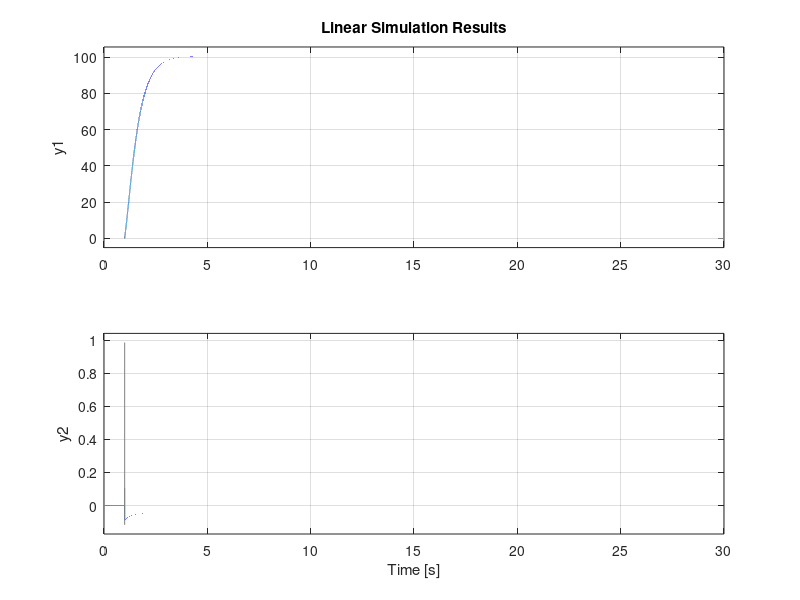

Write MATLAB code to recreate this figure.
%constantes
clear; clc; cla
%Constantes
fb=50; %frecuencia base
wb=2*pi*fb;%fercuencia angular base
Rs=0.004;
Rr=0.000549;
Xm=3.95279;
Rfd=0.2696;
Rkd=0.2696;
Xd=0.453;
Rkq2= 0.00549;
Rkq1= 0.00549;
Xmd=0.2;
Xmq=0.2;
Xss=0.4;
Xrr=0.0549;
Xkq1=0.549;
Xkq2=0.549;
Xkd=2696;
Xq=0.453;
Xfd=0.2696;

s= -0.0051; %para cada network


%condiciones
wr=1.29;
a=-0.1169; %Vds de cada caso
b=0.986; %Vqs de cada caso
c=0.105; %Vdr de cada caso




%dependientes
ws= wr/(s-1);%velocidad angular del estator
alpha1=(Xss*Xrr)-(s*(Xm)^2);
alpha2=Xm^2-s*Xss*Xrr;
Bs=Xm*Xss*(1-s);
Br=Xm*Xrr*(1-s);
o=(1-Xm^2)/(Xss*Xrr);
X1d=Xfd-Xmd^2/Xd;
X1q=Xkq1-Xmq^2/Xq;
X2d=Xmd-Xmd^2/Xd;
X2q=Xmq-Xmq^2/Xq;
X3d=Xkd-Xmd^2/Xd;
X3q=Xkq2^2-Xmq*Xq;
o1d=X1d*X3d-X2d^2;
o1q=X1q*X3q-X2q^2;

Xod=1/(Xd*o1d);
Xoq=1/(Xq*o1q);

o2d=Xfd*Xkd-Xmd^2;
o2q=Xkq1*Xkq2-Xmq^2;
o3d=Xmd*Xkd-Xmd^2;
o3q=Xmq*Xkq2-Xmq^2;
o4d=Xmd*Xfd-Xmd^2;
o4q=Xmq*Xkq1-Xmq^2;




A=[-wb*Rs*o2d*Xod,wr*Xq*o2d*Xod,-wb*Rfd*o3d*Xod,-wb*Rkd*o4d*Xod,-wr*Xmq*o2d*Xod,-wr*Xmq*o2d*Xod;-wr*Rs*o2q*Xoq,-wb*Rs*o2d*Xoq,wr*Xmd*o2q*Xoq,wr*Xmd*o2q*Xoq,-wb*Rkq1*o3q*Xoq,-wb*Rkq2*o4q*Xoq;-wb*Rs*o3d*Xod,wr*Xq*o3d*Xod,-wb*Rfd*Xd*X3d*Xod,wb*Rkd*Xd*X2d*Xod,-wr*Xmq*o3d*Xod,-wr*Xmq*o3d*Xod;-wb*Rs*o4d*Xod,wr*Xq*o4d*Xod,wb*Rfd*Xd*X2d*Xod,-wb*Rkd*Xd*X1d*Xod,-wr*Xmq*o4d*Xod,-wr*Xmq*o4d*Xod;-wr*Xd*o3q*Xoq,-wb*Rs*o3q*Xoq,wr*Xmd*o3q*Xoq,wr*Xmd*o3q*Xoq,-wb*Rkq1*Xq*X3q*Xoq,wb*Rkq2*Xq*X2q*Xoq;-wr*Xd*o4q*Xoq,-wb*Rs*o4q*Xoq,wr*Xmd*o4q*Xoq,wr*Xmd*o4q*Xoq,wb*Rkq1*Xq*X2q*Xoq,-wb*Rkq2*Xq*X1q*Xoq];
bmatriz=[o2d*Xod,0,o3d*Xod,o4d*Xod,0,0;0,o2q*Xoq,0,0,o3q*Xoq,o4q*Xoq;-o3d*Xod,0,-Xd*X3d*Xod,Xd*X2d*Xod,0,0];
B = -wb*transpose(bmatriz);
C=[1,0,0,0,0,0;0,1,0,0,0,0];
D=0;

dt = 0.0001;

F=ss(A,B,C,D);
t=0:dt:30;
Vds=(a*(t>=1));
Vqs=(b*(t>=1));
Vfd=(c*(t>=1));
u=[Vds;Vqs;Vfd];

lsim(F,u,t)
pause(0.1);
y=F
%salidas
%ids
y1=y(1,:);
%iqs
y2=y(2,:);
